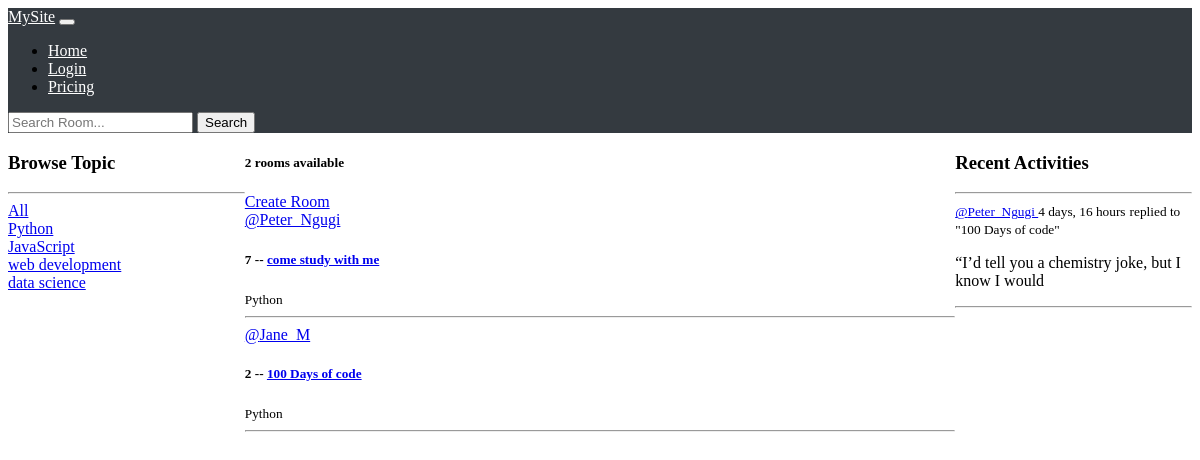
Page /?q=Python on the committed database.
### base/models.py (models this page shows, shortened)
class Topic(models.Model):
    name = models.CharField(max_length=200)

class Room(models.Model):
    host = models.ForeignKey(User, on_delete=models.SET_NULL, null=True)
    topic = models.ForeignKey(Topic, on_delete=models.SET_NULL, null=True)
    name = models.CharField(max_length=150)
    description = models.TextField(null=True, blank=True)
    participants = models.ManyToManyField(User, related_name='participants', blank=True)
    updated = models.DateField(auto_now=True)
    created = models.DateTimeField(auto_now_add=True)
    class Meta:
        ordering = ['-updated', '-created']
    def __str__(self):
       return self.name

class Message(models.Model):
    user = models.ForeignKey(User, on_delete=models.CASCADE)
    room = models.ForeignKey(Room, on_delete=models.CASCADE)
    body = models.TextField()
    updated = models.DateField(auto_now=True)
    created = models.DateTimeField(auto_now_add=True)
    class Meta:
        ordering = ['-updated', '-created']
    def __str__(self):
        return self.body[0:50]

### base/views.py (the view)
# urls.py: path('', views.home, name="home"),
def home(request):
    q = request.GET.get('q') if request.GET.get('q') != None else ''
    rooms = Room.objects.filter(
                                Q(topic__name__icontains=q) |
                                Q(name__icontains=q) |
                                Q(description__icontains=q)
                                )
    room_count = rooms.count()
    topics = Topic.objects.all()
    room_messages = Message.objects.filter(Q(room__topic__name__icontains= q))
    context = {'rooms': rooms, 'topics': topics, 'room_count':room_count,
               'room_messages':room_messages}
    return render(request, 'base/home.html', context)

### base/templates/base/home.html (shortened to what this page needs)
{% extends "main.html" %}
{% block content %}
<div class="home-container">
    <div class="topics">
    {% include 'base/topics_components.html' %}
    </div>
    <div class="rooms">
        <h5>{{room_count}} rooms available</h5>
        <a href="{% url 'create-room' %}">Create Room</a>
        {% include 'base/feed_components.html' %}
    </div>
    <div class="activities">
        {% include 'base/activity_components.html' %}
    </div>
</div>
{% endblock content %}

### base/templates/base/topics_components.html
    <h3>Browse Topic</h3>
    <hr>
    <div>
        <a href="{% url 'home' %}">All</a>
     </div>
    {% for topic in topics%}
         <div>
            <a href="{% url 'home' %}?q={{topic.name}}">{{ topic.name }}</a>
         </div>
    {% endfor %}

### base/templates/base/feed_components.html (shortened to what this page needs)
<div>
    {% for room in rooms %}
        <div>
            <a href="{% url 'user-profile' room.host.id %}">@{{room.host.username}}</a>
            <h5>{{ room.id}} -- <a href="{%  url 'room' room.id %}">{{room.name}}</a></h5>
            <small>{{room.topic.name}}</small>
            <hr>
        </div>
    {% endfor %}
</div>

### base/templates/base/activity_components.html (shortened to what this page needs)
<h3> Recent Activities</h3>
<hr>
{% for message in room_messages %}
    <div>
        <small><a href="{% url 'user-profile' message.user.id %}">
            @{{ message.user}} </a> {{message.created|timesince}}</small>
        <small> replied to "{{ message.room }}"</small>
        <p>{{message}}</p>
        <hr>
    </div>
{% endfor %}

### static/css_styles/main.css (style rules this page uses)
body { background-color: #fff; }

### base/templates/base/home.html (style rules this page uses)
.home-container { display: grid; grid-template-columns: 1fr 3fr 1fr; }
.topics { grid-column: 1 / 2; }
.rooms { grid-column: 2 / 3; }
.activities { grid-column: 3 / 4; }

### rows in the picture
Topic: name "Python"
Topic: name "JavaScript"
Topic: name "web development"
Topic: name "data science"
Room: host.username "Peter_Ngugi", id "7", name "come study with me", topic.name "Python"
Room: host.username "Jane_M", id "2", name "100 Days of code", topic.name "Python"
Message: user "Peter_Ngugi", created "4 days, 16 hours", room "100 Days of code", body "“I’d tell you a chemistry joke, but I know I would"

### other values in the picture
{{ room_count }} "2"
